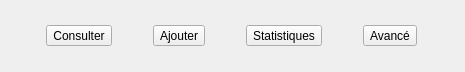
         <widget class="QWidget" name="horizontalLayoutWidget_6">
          <property name="geometry">
           <rect>
            <x>540</x>
            <y>10</y>
            <width>465</width>
            <height>72</height>
           </rect>
          </property>
          <layout class="QHBoxLayout" name="horizontalLayout_10">
           <item>
            <widget class="QToolButton" name="btnConsulterQualite">
             <property name="toolTip">
              <string>Consulter</string>
             </property>
             <property name="text">
              <string>Consulter</string>
             </property>
             <property name="icon">
              <iconset resource="img.qrc">
               <normaloff>:/img/search.svg</normaloff>:/img/search.svg</iconset>
             </property>
             <property name="iconSize">
              <size>
               <width>24</width>
               <height>24</height>
              </size>
             </property>
             <property name="toolButtonStyle">
              <enum>Qt::ToolButtonStyle::ToolButtonTextUnderIcon</enum>
             </property>
            </widget>
           </item>
           <item>
            <widget class="QToolButton" name="btnAjouterQualite">
             <property name="toolTip">
              <string>Ajouter</string>
             </property>
             <property name="text">
              <string>Ajouter</string>
             </property>
             <property name="icon">
              <iconset resource="img.qrc">
               <normaloff>:/img/add.svg</normaloff>:/img/add.svg</iconset>
             </property>
             <property name="iconSize">
              <size>
               <width>24</width>
               <height>24</height>
              </size>
             </property>
             <property name="toolButtonStyle">
              <enum>Qt::ToolButtonStyle::ToolButtonTextUnderIcon</enum>
             </property>
            </widget>
           </item>
           <item>
            <widget class="QToolButton" name="btnStatQualite">
             <property name="toolTip">
              <string>Statistiques</string>
             </property>
             <property name="text">
              <string>Statistiques</string>
             </property>
             <property name="icon">
              <iconset resource="img.qrc">
               <normaloff>:/img/chart.svg</normaloff>:/img/chart.svg</iconset>
             </property>
             <property name="iconSize">
              <size>
               <width>24</width>
               <height>24</height>
              </size>
             </property>
             <property name="toolButtonStyle">
              <enum>Qt::ToolButtonStyle::ToolButtonTextUnderIcon</enum>
             </property>
            </widget>
           </item>
           <item>
            <widget class="QToolButton" name="btnAdvEmp_2">
             <property name="toolTip">
              <string>Avancé</string>
             </property>
             <property name="text">
              <string>Avancé</string>
             </property>
             <property name="icon">
              <iconset resource="img.qrc">
               <normaloff>:/img/settings.svg</normaloff>:/img/settings.svg</iconset>
             </property>
             <property name="iconSize">
              <size>
               <width>24</width>
               <height>24</height>
              </size>
             </property>
             <property name="toolButtonStyle">
              <enum>Qt::ToolButtonStyle::ToolButtonTextUnderIcon</enum>
             </property>
            </widget>
           </item>
          </layout>
         </widget>
